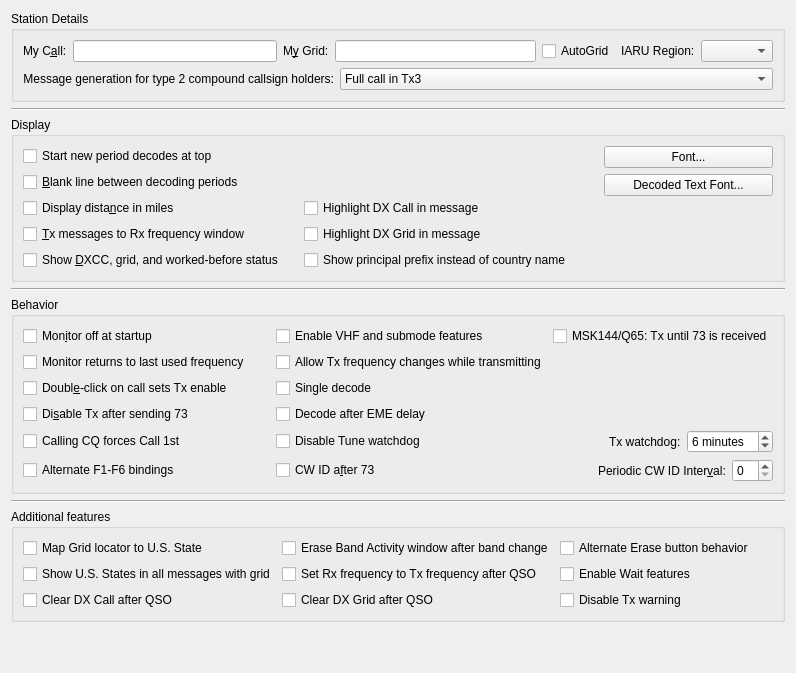
     <widget class="QWidget" name="general_tab">
      <attribute name="title">
       <string>Genera&amp;l</string>
      </attribute>
      <attribute name="toolTip">
       <string>General station details and settings.</string>
      </attribute>
      <layout class="QVBoxLayout" name="verticalLayout_4">
       <item>
        <widget class="QGroupBox" name="station_group_box">
         <property name="title">
          <string>Station Details</string>
         </property>
         <layout class="QVBoxLayout" name="verticalLayout_12">
          <item>
           <layout class="QHBoxLayout" name="horizontalLayout_14">
            <item>
             <layout class="QFormLayout" name="formLayout_3">
              <item row="0" column="0">
               <widget class="QLabel" name="callsign_label">
                <property name="text">
                 <string>My C&amp;all:</string>
                </property>
                <property name="buddy">
                 <cstring>callsign_line_edit</cstring>
                </property>
               </widget>
              </item>
              <item row="0" column="1">
               <widget class="QLineEdit" name="callsign_line_edit">
                <property name="toolTip">
                 <string>Station callsign.</string>
                </property>
               </widget>
              </item>
             </layout>
            </item>
            <item>
             <layout class="QFormLayout" name="formLayout_12">
              <item row="0" column="0">
               <widget class="QLabel" name="grid_label">
                <property name="text">
                 <string>M&amp;y Grid:</string>
                </property>
                <property name="buddy">
                 <cstring>grid_line_edit</cstring>
                </property>
               </widget>
              </item>
              <item row="0" column="1">
               <widget class="QLineEdit" name="grid_line_edit">
                <property name="toolTip">
                 <string>&lt;html&gt;&lt;head/&gt;&lt;body&gt;&lt;p&gt;Maidenhead locator, preferably 6 characters.&lt;/p&gt;&lt;/body&gt;&lt;/html&gt;</string>
                </property>
               </widget>
              </item>
             </layout>
            </item>
            <item>
             <widget class="QCheckBox" name="use_dynamic_grid">
              <property name="toolTip">
               <string>Check to allow grid changes from external programs</string>
              </property>
              <property name="text">
               <string>AutoGrid</string>
              </property>
             </widget>
            </item>
            <item>
             <layout class="QFormLayout" name="formLayout_2">
              <item row="0" column="0">
               <widget class="QLabel" name="label_12">
                <property name="text">
                 <string>IARU Region:</string>
                </property>
                <property name="buddy">
                 <cstring>region_combo_box</cstring>
                </property>
               </widget>
              </item>
              <item row="0" column="1">
               <widget class="QComboBox" name="region_combo_box">
                <property name="toolTip">
                 <string>&lt;html&gt;&lt;head/&gt;&lt;body&gt;&lt;p&gt;Select your IARU region.&lt;/p&gt;&lt;/body&gt;&lt;/html&gt;</string>
                </property>
               </widget>
              </item>
             </layout>
            </item>
           </layout>
          </item>
          <item>
           <layout class="QFormLayout" name="formLayout_13">
            <item row="0" column="0">
             <widget class="QLabel" name="label_5">
              <property name="text">
               <string>Message generation for type 2 compound callsign holders:</string>
              </property>
              <property name="alignment">
               <set>Qt::AlignRight|Qt::AlignTrailing|Qt::AlignVCenter</set>
              </property>
              <property name="buddy">
               <cstring>type_2_msg_gen_combo_box</cstring>
              </property>
             </widget>
            </item>
            <item row="0" column="1">
             <widget class="QComboBox" name="type_2_msg_gen_combo_box">
              <property name="enabled">
               <bool>true</bool>
              </property>
              <property name="toolTip">
               <string>&lt;html&gt;&lt;head/&gt;&lt;body&gt;&lt;p&gt;Type 2 compound callsigns are those with prefixes or suffixes not included in the allowed shortlist (See Help-&amp;gt;Add-on prefixes and suffixes).&lt;/p&gt;&lt;p&gt;This option determines which generated messages should contain your full type 2 compound call sign rather than your base callsign. It only applies if you have a type 2 compound callsign.&lt;/p&gt;&lt;p&gt;This option controls the way the messages that are used to answer CQ calls are generated. Generated messages 6 (CQ) and 5 (73) will always contain your full callsign. The JT65 and JT9 protocols allow for some standard messages with your full call at the expense of another piece of information such as the DX call or your locator.&lt;/p&gt;&lt;p&gt;Choosing message 1 omits the DX callsign which may be an issue when replying to CQ calls. Choosing message 3 also omits the DX callsign and many versions of this and other software will not extract the report. Choosing neither means that your full callsign only goes in your message 5 (73) so your QSO partner may log the wrong callsign.&lt;/p&gt;&lt;p&gt;None of these options are perfect, message 3 is usually best but be aware your QSO partner may not log the report you send them.&lt;/p&gt;&lt;/body&gt;&lt;/html&gt;</string>
              </property>
              <property name="currentIndex">
               <number>1</number>
              </property>
              <item>
               <property name="text">
                <string>Full call in Tx1</string>
               </property>
              </item>
              <item>
               <property name="text">
                <string>Full call in Tx3</string>
               </property>
              </item>
              <item>
               <property name="text">
                <string>Full call in Tx5 only</string>
               </property>
              </item>
             </widget>
            </item>
           </layout>
          </item>
         </layout>
        </widget>
       </item>
       <item>
        <widget class="Line" name="line_5">
         <property name="orientation">
          <enum>Qt::Horizontal</enum>
         </property>
        </widget>
       </item>
       <item>
        <widget class="QGroupBox" name="display_group_box">
         <property name="title">
          <string>Display</string>
         </property>
         <layout class="QGridLayout" name="gridLayout_4">
          <item row="4" column="1">
           <widget class="QCheckBox" name="ppfx_check_box">
            <property name="text">
             <string>Show principal prefix instead of country name        </string>
            </property>
           </widget>
          </item>
          <item row="3" column="0">
           <widget class="QCheckBox" name="TX_messages_check_box">
            <property name="toolTip">
             <string>Show outgoing transmitted messages in the Rx frequency window.</string>
            </property>
            <property name="text">
             <string>&amp;Tx messages to Rx frequency window</string>
            </property>
           </widget>
          </item>
          <item row="0" column="0">
           <widget class="QCheckBox" name="decodes_from_top_check_box">
            <property name="toolTip">
             <string>&lt;html&gt;&lt;head/&gt;&lt;body&gt;&lt;p&gt;Check to have decodes for a new period start at the top of the Band Activity window and not scroll off the top when the window is full.&lt;/p&gt;&lt;p&gt;This is to aid selecting decodes to double-click while decoding is still in progress. Use the Band Activity vertical scroll bar to reveal decodes past the bottom of the window.&lt;/p&gt;&lt;/body&gt;&lt;/html&gt;</string>
            </property>
            <property name="text">
             <string>Start new period decodes at top</string>
            </property>
           </widget>
          </item>
          <item row="4" column="0">
           <widget class="QCheckBox" name="DXCC_check_box">
            <property name="toolTip">
             <string>Show if decoded stations are new DXCC entities or worked before.</string>
            </property>
            <property name="text">
             <string>Show &amp;DXCC, grid, and worked-before status    </string>
            </property>
            <property name="checked">
             <bool>false</bool>
            </property>
           </widget>
          </item>
          <item row="0" column="2" rowspan="4">
           <layout class="QHBoxLayout" name="horizontalLayout_21" stretch="0">
            <property name="sizeConstraint">
             <enum>QLayout::SetDefaultConstraint</enum>
            </property>
            <item>
             <layout class="QVBoxLayout" name="verticalLayout_6">
              <item>
               <widget class="QPushButton" name="font_push_button">
                <property name="toolTip">
                 <string>Set the font characteristics for the application.</string>
                </property>
                <property name="text">
                 <string>Font...</string>
                </property>
               </widget>
              </item>
              <item>
               <widget class="QPushButton" name="decoded_text_font_push_button">
                <property name="toolTip">
                 <string>Set the font characteristics for the Band Activity and Rx Frequency areas.</string>
                </property>
                <property name="text">
                 <string>Decoded Text Font...</string>
                </property>
               </widget>
              </item>
              <item>
               <spacer name="verticalSpacer">
                <property name="orientation">
                 <enum>Qt::Vertical</enum>
                </property>
                <property name="sizeHint" stdset="0">
                 <size>
                  <width>0</width>
                  <height>0</height>
                 </size>
                </property>
               </spacer>
              </item>
             </layout>
            </item>
           </layout>
          </item>
          <item row="2" column="0">
           <widget class="QCheckBox" name="miles_check_box">
            <property name="toolTip">
             <string>Show distance to DX station in miles rather than kilometers.</string>
            </property>
            <property name="text">
             <string>Display dista&amp;nce in miles</string>
            </property>
           </widget>
          </item>
          <item row="1" column="0">
           <widget class="QCheckBox" name="insert_blank_check_box">
            <property name="toolTip">
             <string>Include a separator line between periods in the band activity window.</string>
            </property>
            <property name="text">
             <string>&amp;Blank line between decoding periods</string>
            </property>
           </widget>
          </item>
          <item row="2" column="1">
           <widget class="QCheckBox" name="cbHighlightDXcall">
            <property name="text">
             <string>Highlight DX Call in message</string>
            </property>
           </widget>
          </item>
          <item row="3" column="1">
           <widget class="QCheckBox" name="cbHighlightDXgrid">
            <property name="text">
             <string>Highlight DX Grid in message</string>
            </property>
           </widget>
          </item>
         </layout>
        </widget>
       </item>
       <item>
        <widget class="Line" name="line_7">
         <property name="orientation">
          <enum>Qt::Horizontal</enum>
         </property>
        </widget>
       </item>
       <item>
        <widget class="QGroupBox" name="behaviour_group_box">
         <property name="title">
          <string>Behavior</string>
         </property>
         <layout class="QGridLayout" name="gridLayout_8">
          <item row="7" column="0">
           <widget class="QCheckBox" name="alternate_bindings_check_box">
            <property name="text">
             <string>Alternate F1-F6 bindings</string>
            </property>
           </widget>
          </item>
          <item row="5" column="0">
           <widget class="QCheckBox" name="force_call_1st_check_box">
            <property name="text">
             <string>Calling CQ forces Call 1st</string>
            </property>
           </widget>
          </item>
          <item row="2" column="2">
           <widget class="QCheckBox" name="single_decode_check_box">
            <property name="text">
             <string>Single decode</string>
            </property>
           </widget>
          </item>
          <item row="1" column="2">
           <widget class="QCheckBox" name="tx_QSY_check_box">
            <property name="toolTip">
             <string>&lt;html&gt;&lt;head/&gt;&lt;body&gt;&lt;p&gt;Some rigs are not able to process CAT commands while transmitting. This means that if you are operating in split mode you may have to uncheck this option.&lt;/p&gt;&lt;/body&gt;&lt;/html&gt;</string>
            </property>
            <property name="text">
             <string>Allow Tx frequency changes while transmitting</string>
            </property>
           </widget>
          </item>
          <item row="0" column="0">
           <widget class="QCheckBox" name="monitor_off_check_box">
            <property name="toolTip">
             <string>Don't start decoding until the monitor button is clicked.</string>
            </property>
            <property name="text">
             <string>Mon&amp;itor off at startup</string>
            </property>
            <property name="checked">
             <bool>false</bool>
            </property>
           </widget>
          </item>
          <item row="3" column="2">
           <widget class="QCheckBox" name="decode_at_52s_check_box">
            <property name="text">
             <string>Decode after EME delay</string>
            </property>
           </widget>
          </item>
          <item row="0" column="2">
           <widget class="QCheckBox" name="enable_VHF_features_check_box">
            <property name="text">
             <string>Enable VHF and submode features</string>
            </property>
           </widget>
          </item>
          <item row="3" column="0">
           <widget class="QCheckBox" name="disable_TX_on_73_check_box">
            <property name="toolTip">
             <string>Turns off automatic transmissions after sending a 73 or any other free
text message.</string>
            </property>
            <property name="text">
             <string>Di&amp;sable Tx after sending 73</string>
            </property>
           </widget>
          </item>
          <item row="7" column="2" colspan="2">
           <layout class="QHBoxLayout" name="horizontalLayout_9">
            <item>
             <widget class="QCheckBox" name="CW_id_after_73_check_box">
              <property name="toolTip">
               <string>Send a CW ID after every 73 or free text message.</string>
              </property>
              <property name="text">
               <string>CW ID a&amp;fter 73</string>
              </property>
             </widget>
            </item>
            <item>
             <spacer name="horizontalSpacer">
              <property name="orientation">
               <enum>Qt::Horizontal</enum>
              </property>
              <property name="sizeHint" stdset="0">
               <size>
                <width>0</width>
                <height>0</height>
               </size>
              </property>
             </spacer>
            </item>
            <item>
             <widget class="QLabel" name="label">
              <property name="sizePolicy">
               <sizepolicy hsizetype="Preferred" vsizetype="Preferred">
                <horstretch>0</horstretch>
                <verstretch>0</verstretch>
               </sizepolicy>
              </property>
              <property name="text">
               <string>Periodic CW ID Inter&amp;val:</string>
              </property>
              <property name="buddy">
               <cstring>CW_id_interval_spin_box</cstring>
              </property>
             </widget>
            </item>
            <item>
             <widget class="QSpinBox" name="CW_id_interval_spin_box">
              <property name="toolTip">
               <string>Send a CW ID periodically every few minutes.
This might be required under your countries licence regulations.
It will not interfere with other users as it is always sent in the
quiet period when decoding is done.</string>
              </property>
             </widget>
            </item>
           </layout>
          </item>
          <item row="1" column="0">
           <widget class="QCheckBox" name="monitor_last_used_check_box">
            <property name="toolTip">
             <string>&lt;html&gt;&lt;head/&gt;&lt;body&gt;&lt;p&gt;Check this if you wish to automatically return to the last monitored frequency when monitor is enabled, leave it unchecked if you wish to have the current rig frequency maintained.&lt;/p&gt;&lt;/body&gt;&lt;/html&gt;</string>
            </property>
            <property name="text">
             <string>Monitor returns to last used frequency</string>
            </property>
           </widget>
          </item>
          <item row="2" column="0">
           <widget class="QCheckBox" name="quick_call_check_box">
            <property name="toolTip">
             <string>Automatic transmission mode.</string>
            </property>
            <property name="text">
             <string>Doubl&amp;e-click on call sets Tx enable</string>
            </property>
           </widget>
          </item>
          <item row="5" column="2" colspan="2">
           <layout class="QHBoxLayout" name="horizontalLayout_12">
            <item>
             <widget class="QCheckBox" name="disable_Tune_watchdog_check_box">
              <property name="toolTip">
               <string>&lt;html&gt;&lt;head/&gt;&lt;body&gt;&lt;p&gt;Disable the Tune watchdog.&lt;/p&gt;&lt;/body&gt;&lt;/html&gt;</string>
              </property>
              <property name="text">
               <string>Disable Tune watchdog</string>
              </property>
             </widget>
            </item>
            <item>
             <spacer name="horizontalSpacer_7">
              <property name="orientation">
               <enum>Qt::Horizontal</enum>
              </property>
              <property name="sizeHint" stdset="0">
               <size>
                <width>0</width>
                <height>0</height>
               </size>
              </property>
             </spacer>
            </item>
            <item>
             <widget class="QLabel" name="label_10">
              <property name="text">
               <string>Tx watchdog:</string>
              </property>
              <property name="buddy">
               <cstring>tx_watchdog_spin_box</cstring>
              </property>
             </widget>
            </item>
            <item>
             <widget class="QSpinBox" name="tx_watchdog_spin_box">
              <property name="toolTip">
               <string>&lt;html&gt;&lt;head/&gt;&lt;body&gt;&lt;p&gt;Number of minutes before unattended transmissions are aborted&lt;/p&gt;&lt;/body&gt;&lt;/html&gt;</string>
              </property>
              <property name="specialValueText">
               <string>Disabled</string>
              </property>
              <property name="suffix">
               <string> minutes</string>
              </property>
              <property name="prefix">
               <string/>
              </property>
              <property name="value">
               <number>6</number>
              </property>
             </widget>
            </item>
           </layout>
          </item>
          <item row="1" column="1">
           <spacer name="horizontalSpacer_14">
            <property name="orientation">
             <enum>Qt::Horizontal</enum>
            </property>
            <property name="sizeType">
             <enum>QSizePolicy::Fixed</enum>
            </property>
            <property name="sizeHint" stdset="0">
             <size>
              <width>20</width>
              <height>20</height>
             </size>
            </property>
           </spacer>
          </item>
          <item row="0" column="3">
           <widget class="QCheckBox" name="repeat_Tx_check_box">
            <property name="text">
             <string>MSK144/Q65: Tx until 73 is received</string>
            </property>
           </widget>
          </item>
         </layout>
        </widget>
       </item>
       <item>
        <widget class="Line" name="line_2">
         <property name="orientation">
          <enum>Qt::Horizontal</enum>
         </property>
        </widget>
       </item>
       <item>
        <widget class="QGroupBox" name="groupBox_8">
         <property name="title">
          <string>Additional features</string>
         </property>
         <layout class="QGridLayout" name="gridLayout_17">
          <item row="1" column="0">
           <widget class="QCheckBox" name="Map_Grid_to_State">
            <property name="text">
             <string>Map Grid locator to U.S. State</string>
            </property>
           </widget>
          </item>
          <item row="2" column="1">
           <widget class="QCheckBox" name="cbRxToTxAfterQSO">
            <property name="text">
             <string>Set Rx frequency to Tx frequency after QSO</string>
            </property>
           </widget>
          </item>
          <item row="3" column="1">
           <widget class="QCheckBox" name="cbClearDXgrid">
            <property name="text">
             <string>Clear DX Grid after QSO</string>
            </property>
           </widget>
          </item>
          <item row="1" column="1">
           <widget class="QCheckBox" name="cbEraseBandActivity">
            <property name="text">
             <string>Erase Band Activity window after band change</string>
            </property>
           </widget>
          </item>
          <item row="3" column="0">
           <widget class="QCheckBox" name="cbClearDXcall">
            <property name="text">
             <string>Clear DX Call after QSO</string>
            </property>
           </widget>
          </item>
          <item row="2" column="0">
           <widget class="QCheckBox" name="Map_All_Messages">
            <property name="text">
             <string>Show U.S. States in all messages with grid</string>
            </property>
           </widget>
          </item>
          <item row="3" column="2">
           <widget class="QCheckBox" name="disable_Tx_warning_check_box">
            <property name="text">
             <string>Disable Tx warning</string>
            </property>
           </widget>
          </item>
          <item row="2" column="2">
           <widget class="QCheckBox" name="enable_Wait_features_check_box">
            <property name="text">
             <string>Enable Wait features</string>
            </property>
           </widget>
          </item>
          <item row="1" column="2">
           <widget class="QCheckBox" name="alternate_erase_button_check_box">
            <property name="text">
             <string>Alternate Erase button behavior</string>
            </property>
           </widget>
          </item>
         </layout>
        </widget>
       </item>
       <item>
        <spacer name="verticalSpacer_9">
         <property name="orientation">
          <enum>Qt::Vertical</enum>
         </property>
         <property name="sizeHint" stdset="0">
          <size>
           <width>20</width>
           <height>40</height>
          </size>
         </property>
        </spacer>
       </item>
      </layout>
     </widget>
